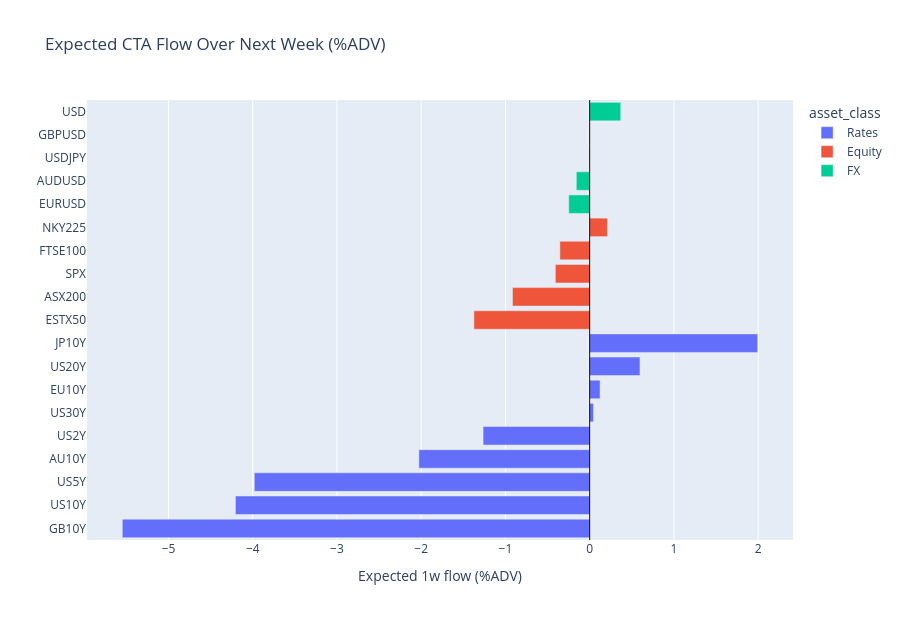

The notebook cell saved with this chart:
### Code cell
flow_df = forecast_table.reset_index(names="asset").sort_values("expected_flow_1w_%ADV")

fig = px.bar(
    flow_df,
    x="expected_flow_1w_%ADV",
    y="asset",
    color="asset_class",
    orientation="h",
    title="Expected CTA Flow Over Next Week (%ADV)",
    hover_data=["country", "contract", "expected_signal_1w", "expected_flow_1w", "position_unit"],
)
fig.add_vline(x=0, line_width=1, line_color="black")
fig.update_layout(height=620, xaxis_title="Expected 1w flow (%ADV)", yaxis_title="")
fig.show()

### Figure 1 — Plotly figure (JSON) as saved in the notebook; plotly's stock layout.template omitted (floating-point values rounded to 4 significant figures)
{"data": [{"alignmentgroup": "True", "customdata": [["GB", "G generic", 0.2928, -1.872, "USD mn DV01"], ["US", "TY generic", -0.459, -7.041, "USD mn DV01"], ["US", "FV generic", 0.002138, -2.304, "USD mn DV01"], ["AU", "XM generic", -0.0198, -0.4126, "USD mn DV01"], ["US", "TU generic", -0.4263, -0.2659, "USD mn DV01"], ["US", "US generic", -0.3333, 0.03502, "USD mn DV01"], ["EU", "RX generic", -0.3895, 0.178, "USD mn DV01"], ["US", "UXY generic", -0.1754, 0.4306, "USD mn DV01"], ["JP", "JB generic", -0.6164, 1.256, "USD mn DV01"]], "hovertemplate": "asset_class=Rates<br>expected_flow_1w_%ADV=%{x}<br>asset=%{y}<br>country=%{customdata[0]}<br>contract=%{customdata[1]}<br>expected_signal_1w=%{customdata[2]}<br>expected_flow_1w=%{customdata[3]}<br>position_unit=%{customdata[4]}<extra></extra>", "legendgroup": "Rates", "marker": {"color": "#636efa", "pattern": {"shape": ""}}, "name": "Rates", "offsetgroup": "Rates", "orientation": "h", "showlegend": true, "textposition": "auto", "type": "bar", "x": [-5.548, -4.206, -3.981, -2.028, -1.266, 0.04511, 0.123, 0.5965, 1.994], "xaxis": "x", "y": ["GB10Y", "US10Y", "US5Y", "AU10Y", "US2Y", "US30Y", "EU10Y", "US20Y", "JP10Y"], "yaxis": "y"}, {"alignmentgroup": "True", "customdata": [["EU", "VG generic", 0.1226, -206.1, "USD mn notional"], ["AU", "XP generic", -0.02303, -48.44, "USD mn notional"], ["US", "ES generic", 0.2281, -445.5, "USD mn notional"], ["GB", "Z generic", -0.04182, -22.23, "USD mn notional"], ["JP", "NK generic", 0.4387, 11.05, "USD mn notional"]], "hovertemplate": "asset_class=Equity<br>expected_flow_1w_%ADV=%{x}<br>asset=%{y}<br>country=%{customdata[0]}<br>contract=%{customdata[1]}<br>expected_signal_1w=%{customdata[2]}<br>expected_flow_1w=%{customdata[3]}<br>position_unit=%{customdata[4]}<extra></extra>", "legendgroup": "Equity", "marker": {"color": "#EF553B", "pattern": {"shape": ""}}, "name": "Equity", "offsetgroup": "Equity", "orientation": "h", "showlegend": true, "textposition": "auto", "type": "bar", "x": [-1.375, -0.9168, -0.408, -0.3541, 0.2102], "xaxis": "x", "y": ["ESTX50", "ASX200", "SPX", "FTSE100", "NKY225"], "yaxis": "y"}, {"alignmentgroup": "True", "customdata": [["EU", "EURUSD spot", -0.306, -298.6, "USD mn notional"], ["AU", "AUDUSD spot", -0.1644, -71.47, "USD mn notional"], ["JP", "USDJPY spot", -0.02891, -7.253, "USD mn notional"], ["GB", "GBPUSD spot", -0.5401, -1.145, "USD mn notional"], ["US", "DXY proxy", -0.01365, 258.0, "USD mn notional"]], "hovertemplate": "asset_class=FX<br>expected_flow_1w_%ADV=%{x}<br>asset=%{y}<br>country=%{customdata[0]}<br>contract=%{customdata[1]}<br>expected_signal_1w=%{customdata[2]}<br>expected_flow_1w=%{customdata[3]}<br>position_unit=%{customdata[4]}<extra></extra>", "legendgroup": "FX", "marker": {"color": "#00cc96", "pattern": {"shape": ""}}, "name": "FX", "offsetgroup": "FX", "orientation": "h", "showlegend": true, "textposition": "auto", "type": "bar", "x": [-0.2488, -0.1588, -0.008059, -0.002083, 0.3685], "xaxis": "x", "y": ["EURUSD", "AUDUSD", "USDJPY", "GBPUSD", "USD"], "yaxis": "y"}], "layout": {"barmode": "relative", "height": 620, "legend": {"title": {"text": "asset_class"}, "tracegroupgap": 0}, "shapes": [{"line": {"color": "black", "width": 1}, "type": "line", "x0": 0, "x1": 0, "xref": "x", "y0": 0, "y1": 1, "yref": "y domain"}], "title": {"text": "Expected CTA Flow Over Next Week (%ADV)"}, "xaxis": {"anchor": "y", "domain": [0, 1], "title": {"text": "Expected 1w flow (%ADV)"}}, "yaxis": {"anchor": "x", "domain": [0, 1], "title": {"text": ""}}}}
